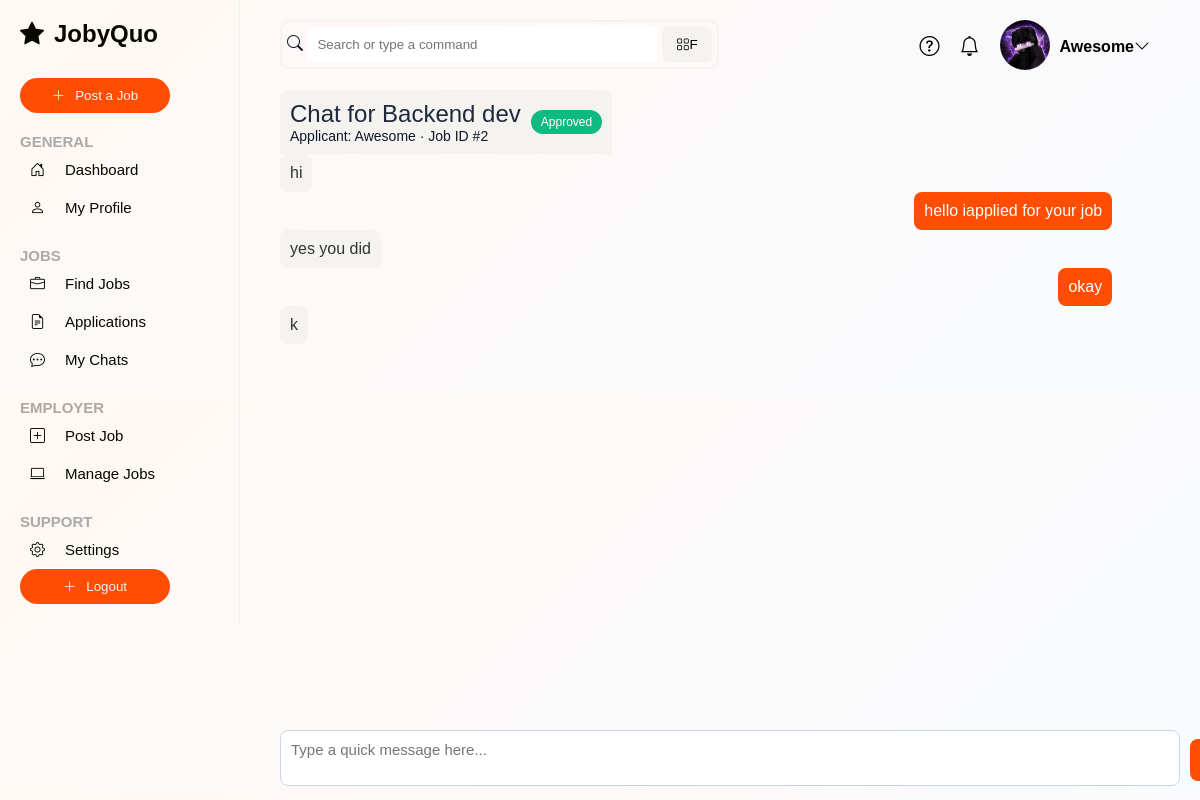
Screenshot of /main/chat/1/ (signed in) with the database file from the repository.
### main/models.py (models this page shows, shortened)
class Profile(models.Model):
    user = models.OneToOneField(User, on_delete=models.CASCADE)
    profile_pic = models.ImageField(upload_to="profile_pics/", null=True, blank=True)

class ApplyJob(models.Model):
    STATUS_CHOICES = [
        ("pending", "Pending"),
        ("approved", "Approved"),
        ("rejected", "Rejected"),
    ]
    job = models.ForeignKey(JobPost, on_delete=models.CASCADE)
    applicant = models.ForeignKey(User, on_delete=models.CASCADE)
    resume = models.FileField(upload_to="resumes/")
    cover_letter = models.TextField()
    status = models.CharField(max_length=20, choices=STATUS_CHOICES, default="pending")
    applied_date = models.DateTimeField(auto_now_add=True)
    class Meta:
        unique_together = ("job", "applicant")

class JobPost(models.Model):
    JOB_TYPES = [
        ("Full-Time", "Full-Time"),
        ("Part-Time", "Part-Time"),
        ("Remote", "Remote"),
        ("Hybrid", "Hybrid"),
        ("Contract", "Contract"),
        ("Internship", "Internship"),
    ]
    EXP_LEVEL = [
        ("Entry Level", "Entry Level"),
        ("Mid Level", "Mid Level"),
        ("Senior Level", "Senior Level"),
    ]
    user = models.ForeignKey(User, on_delete=models.CASCADE, null=True, blank=True)
    title = models.CharField(max_length=100)
    company = models.CharField(max_length=100)
    type = models.CharField(max_length=20, choices=JOB_TYPES)
    location = models.CharField(max_length=300)
    salary = models.CharField(max_length=100)
    level = models.CharField(max_length=20, choices=EXP_LEVEL)
    skill = models.CharField(max_length=100)
    description = models.TextField()
    image = models.ImageField(upload_to="job_images/", null=True, blank=True)

class ChatMessage(models.Model):
    application = models.ForeignKey(ApplyJob, on_delete=models.CASCADE, related_name="chat_messages")
    sender = models.ForeignKey(User, on_delete=models.CASCADE, related_name="sent_chat_messages")
    receiver = models.ForeignKey(User, on_delete=models.CASCADE, related_name="received_chat_messages")
    text = models.TextField()
    is_read = models.BooleanField(default=False)
    created_at = models.DateTimeField(auto_now_add=True)
    class Meta:
        ordering = ["created_at"]

### main/views.py (the view, shortened to what this page needs)
# urls.py: path('chat/<int:application_id>/', views.chat_room, name='chat_room'),
@login_required
def chat_room(request, application_id):
    application = get_object_or_404(ApplyJob, id=application_id)
    is_participant = request.user in (application.applicant, application.job.user)
    if not is_participant:
        return HttpResponseForbidden("You are not allowed to chat on this application.")
    if application.status != "approved":
        messages.warning(request, "This applicant must be approved before chat is available.")
        return redirect("my_applicants")
    messages_list = ChatMessage.objects.filter(application=application).order_by("created_at")
    ChatMessage.objects.filter(application=application, receiver=request.user, is_read=False).update(is_read=True)
    if request.headers.get("HX-Request"):
        return render(request, "main/chat_messages.html", {"messages": messages_list, "application": application})
    return render(request, "main/chat_room.html", {"application": application, "messages": messages_list})

### templates/main/chat_room.html (shortened to what this page needs)
{% extends 'main/base.html' %}
{% block content %}
<div class="chat-container">
    <div class="chat-wrapper">
        <div class="chat-card">
            <div class="chat-header">
                <div>
                    <h2>Chat for {{ application.job.title }}</h2>
                    <p>
                        Applicant: {{ application.applicant.username }} ·
                        Job ID #{{ application.job.id }}
                    </p>
                </div>
                <span class="status-badge">Approved</span>
            </div>
            <div class="chat-body">
                <div id="chat-messages"
                     class="chat-messages"
                     hx-get="{% url 'chat_room' application.id %}"
                     hx-trigger="every 5s"
                     hx-swap="innerHTML">
                    {% include 'main/chat_messages.html' %}
                </div>
                <form hx-post="{% url 'chat_room' application.id %}"
                      hx-target="#chat-messages"
                      hx-swap="innerHTML"
                      hx-on:htmx:after-request="this.reset()"
                      class="chat-form">
                    <div class="message-input-wrapper">
                        <textarea name="message"
                                  class="message-input"
                                  rows="2"
                                  required
                                  placeholder="Type a quick message here..."></textarea>
                    </div>
                    <div class="send-button-wrapper">
                        <button type="submit" class="send-button">
                        </button>
                    </div>
                </form>
            </div>
        </div>
    </div>
</div>
{% endblock %}

### templates/main/base.html (shortened to what this page needs)
{% load static %}
<!DOCTYPE html>
<html lang="en">
  <head>
    <link rel="stylesheet" href="{% static 'css/main.css' %}" />
    <link rel="stylesheet" href="{% static 'css/bootstrap-icons/bootstrap-icons.css' %}" />
  </head>
  <body>
    <header class="sideBar">
      <div class="logo">
        <h2><i class="bi bi-star-fill"></i><span class="logo_txt">JobyQuo</span></h2>
      </div>
      <a href="{% url 'post_job' %}"><button><i class="bi bi-plus-lg"></i><span class="add">Post a Job</span></button></a>
      <div class="side_links">
        <h4>General</h4>
        <a href="{% url 'dashboard' %}"><i class="bi bi-house-door"></i><span class="txt">Dashboard</span></a>
        <a href="{% url 'profile' %}"><i class="bi bi-person"></i><span class="txt">My Profile</span></a>
        <h4>Jobs</h4>
        <a href="{% url 'dashboard' %}"><i class="bi bi-briefcase"></i><span class="txt">Find Jobs</span></a>
        <a href="{% url 'my_applicants' %}"><i class="bi bi-file-earmark-text"></i><span class="txt">Applications</span></a>
        <a href="{% url 'my_chats' %}"><i class="bi bi-chat-dots"></i><span class="txt">My Chats</span></a>
        <h4>Employer</h4>
        <a href="{% url 'post_job' %}"><i class="bi bi-plus-square"></i><span class="txt">Post Job</span></a>
        <a href="{% url 'manage_job' %}"><i class="bi bi-laptop"></i><span class="txt">Manage Jobs</span></a>
        <h4>Support</h4>
        <a href="{% url 'profile' %}"><i class="bi bi-gear"></i><span class="txt">Settings</span></a>
      </div>
      <a href="{% url 'logout' %}"><button><i class="bi bi-plus-lg"></i><span class="add">Logout</span></button></a>
    </header>
    <main>
      <div class="navbar">
        <div class="searchBar">
          <i class="bi bi-search"></i>
          <input type="text" placeholder="Search or type a command" />
          <button><i class="bi bi-grid"></i>F</button>
        </div>
        <div class="right">
          <div class="actions">
            <a href=""><i class="bi-question-circle"></i></a>
            <div id="notifications" hx-get="{% url 'notifications' %}" hx-trigger="load, every 5s" hx-swap="outerHTML">
              {% include 'main/_notifications.html' %}
            </div>
          </div>
          <a href="{% url 'profile' %}">
            <div class="profile">
              <div class="pic">
                {% if user.profile.profile_pic %}
                  <img src="{{ user.profile.profile_pic.url }}" alt="Profile Picture" />
                {% else %}
                  <h3>{{ user.username|first|upper }}</h3>
                {% endif %}
              </div>
              <div class="name">
                <h4>{{ user.username }}<i class="bi bi-chevron-down"></i></h4>
              </div>
            </div>
          </a>
        </div>
      </div>
      {% block content %}
      {% endblock %}
    </main>
  </body>
</html>

### templates/main/chat_messages.html
{% for message in messages %}
  {% if message.sender == request.user %}
    <div class="chat-message me">
      <div class="bubble">{{ message.text }}</div>
    </div>
  {% else %}
    <div class="chat-message them">
      <div class="bubble">{{ message.text }}</div>
    </div>
  {% endif %}
{% empty %}
  <p class="text-muted mb-0">No messages yet. Start the conversation.</p>
{% endfor %}

### static/css/main.css (style rules this page uses)
* { padding: 0; margin: 0; font-family: sans-serif; box-sizing: border-box; }
:root { --primary: #FF4E03; --primary-dark: #DB4302; --muted: #F5F3F0; --accent: #10B981; --card-bg: #ffffff; }
body { display: flex; overflow-x: hidden; background: linear-gradient(135deg, #fff8f3 0%, #f8fbff 100%); color: #0f172a; }
.sideBar { display: flex; flex-direction: column; width: 20%; border-right: 1px solid rgb(245, 243, 240); padding: 20px; position: fixed; left: 0; }
.logo { padding-bottom: 30px; }
.logo i { padding-right: 10px; }
.logo h2 { color: rgb(7, 8, 2); }
.sideBar button { background: rgb(255, 78, 3); border: none; color: rgb(245, 243, 240); padding: 10px 20px; border-radius: 50px; width: 150px; font-weight: 100; cursor: pointer; }
.sideBar button i { padding-right: 10px; }
.sideBar .side_links { line-height: 1.2; display: flex; flex-direction: column; }
.sideBar .side_links h4 { text-transform: uppercase; color: rgba(37, 37, 37, 0.377); font-weight: 600; font-size: 15px; padding-top: 20px; }
.sideBar .side_links a { text-decoration: none; padding: 10px; color: rgb(7, 8, 2); font-size: 15px; transition: 0.5s; }
.sideBar .side_links a i { padding-right: 20px; }
main { padding-left: 260px; }
main .navbar { display: flex; padding: 20px; }
main .navbar .searchBar { border: 2px solid rgb(245, 243, 240); position: absolute; padding: 5px; border-radius: 10px; align-items: center; }
main .navbar .searchBar input { width: 350px; padding: 10px; border: none; outline: none; }
main .navbar .searchBar button { padding: 10px; background: rgb(245, 243, 240); border: none; border-radius: 5px; width: 50px; }
main .navbar .right { position: absolute; right: 0; }
main .navbar .actions a { font-size: 20px; color: rgb(102, 102, 102); text-decoration: none; }
main .navbar .right { display: flex; }
main .navbar .right .actions { padding-right: 20px; display: flex; gap: 10px; align-items: center; }
main .navbar .right a { text-decoration: none; color: #000; }
main .navbar .right .profile { display: flex; align-items: center; gap: 10px; cursor: pointer; }
main .navbar .right .profile .pic { color: rgb(250, 247, 240); border-radius: 50%; }
main .navbar .right .profile .pic img { height: 50px; width: 50px; border-radius: 50%; }
main .navbar .right .profile .name { display: flex; padding-right: 50px; }
.chat-container { margin: 50px 20px; }
.chat-container form { position: fixed; bottom: 10px; display: flex; align-items: center; }
.chat-container form textarea { resize: none; width: 900px; padding: 10px; border: 1px solid #CBD5E1; border-radius: 8px; font-size: 15px; outline: none; }
.chat-container form button { background-color: rgb(255, 78, 3); color: #fff; padding: 12px 20px; font-size: 16px; border: none; border-radius: 8px; cursor: pointer; font-weight: 600; transition: background 0.3s ease, transform 0.2s ease; margin-left: 10px; }
.chat-messages .chat-message.me { background: rgb(255, 78, 3); color: #fff; padding: 10px; border-radius: 8px; width: fit-content; max-width: 70%; margin-left: auto; position: relative; left: 500px; }
.chat-messages .chat-message.them { background: rgb(245, 243, 240); color: #333; padding: 10px; border-radius: 8px; width: fit-content; max-width: 70%; }
.chat-header { background: rgb(245, 243, 240); padding: 10px; border-radius: 8px 8px 0 0; display: flex; align-items: center; gap: 10px; }
.chat-header h2 { color: #1E293B; font-weight: 500; }
.chat-header p { font-size: 14px; font-weight: 400; }
.chat-header .status-badge { background: rgb(16, 185, 129); color: #fff; padding: 5px 10px; border-radius: 20px; font-size: 12px; }

### rows the page displays
ApplyJob: job "Backend dev", applicant.username "Awesome", job.id "2"
ChatMessage: text "hi"
ChatMessage: text "hello iapplied for your job"
ChatMessage: text "yes you did"
ChatMessage: text "okay"
ChatMessage: text "k"

### other values shown
{{ user.username }} "Awesome"
